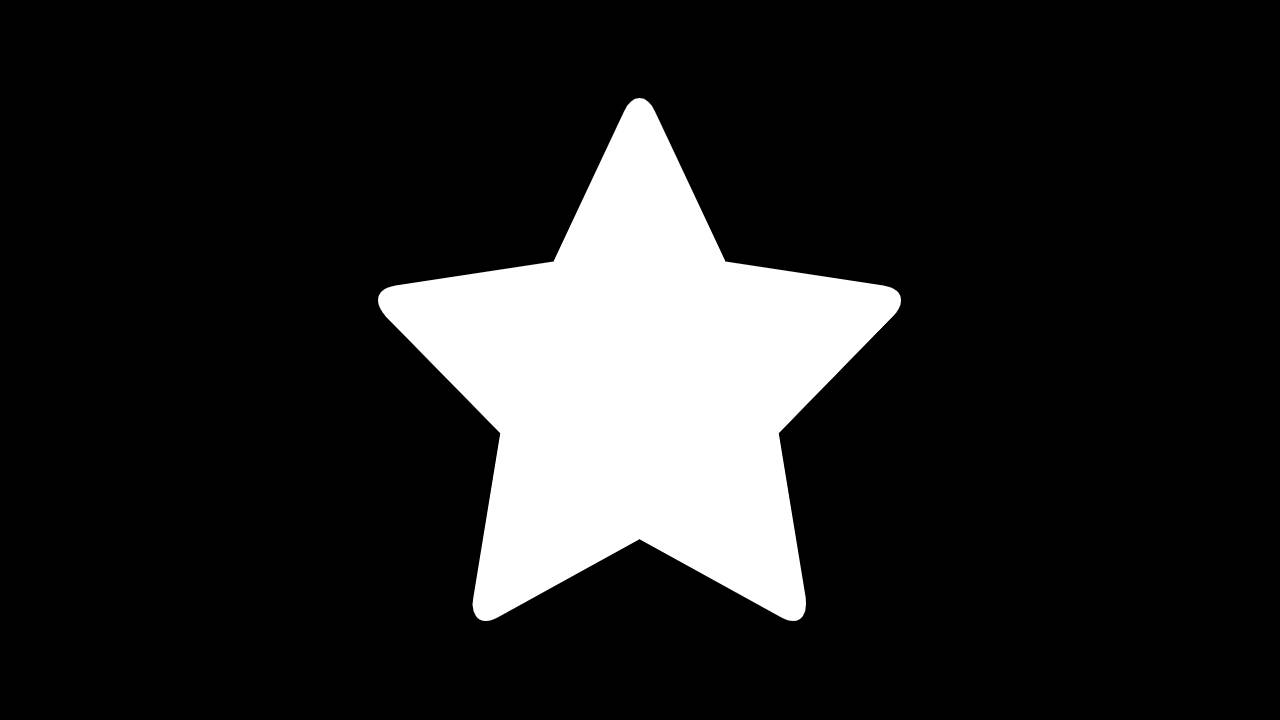
#> input picture data/star_mask.jpg, 1280 x 720 px, found by its file name
$ jupyter execute --allow-errors ACV_Course_Day2.ipynb   (shell and % lines are left out)   (text cells are left out)
#> lines starting #> are read from the running program, lines starting #| are printed output that depends on the picture
[cell 1]
%cd C:/Users/nashw/Desktop/ACV/

[cell 2]
import cv2
import numpy as np

[cell 3]
def show_image(image):
    cv2.imshow('', image)
    cv2.waitKey(0)
    cv2.destroyAllWindows()

[cell 4]
star_mask = cv2.imread('star_mask.jpg')
#> star_mask is the input picture: shape (720, 1280, 3); min 0, max 255, mean 37.1

show_image(star_mask)

[cell 5]
def run_filter_on_camera(image_filter):
    cap = cv2.VideoCapture(0)

    while(True):
        # Capture frame-by-frame
        ret, frame = cap.read()
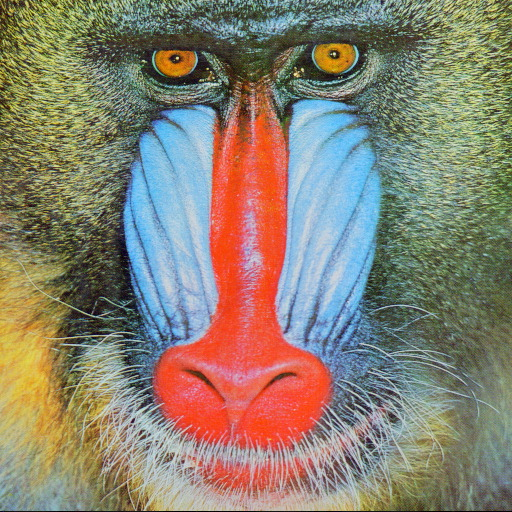
#> input picture data/baboon.jpg, 512 x 512 px, given in place of the camera
#> frame is the input picture: shape (512, 512, 3); mean B, G, R 112.9, 129.1, 137.1

        # Our operations on the frame come here
        result_image = image_filter(frame)

        # Display the resulting frame
        cv2.imshow('frame', result_image)

        # We break out of the loop if the 'q' key is pressed
        if cv2.waitKey(1) & 0xFF == ord('q'):
            break

    # When everything done, release the capture
    cap.release()
    cv2.destroyAllWindows()

[cell 6]
def black_and_white(image):
    return_image = np.zeros((image.shape[0], image.shape[1], 3), np.uint8)

    gray = cv2.cvtColor(image, cv2.COLOR_BGR2GRAY)
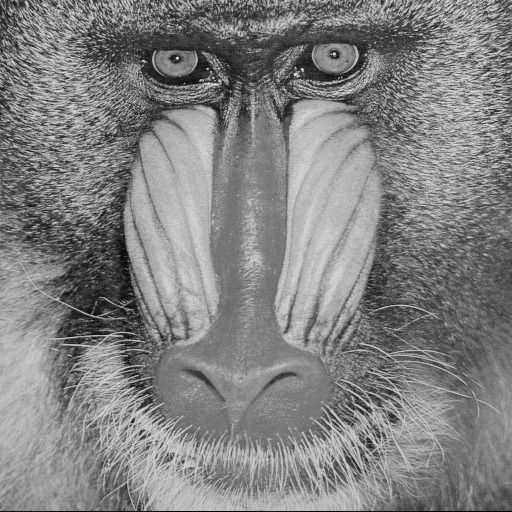
#> gray: shape (512, 512); min 0, max 234, mean 129.7

    return_image[:, :, 0] = gray
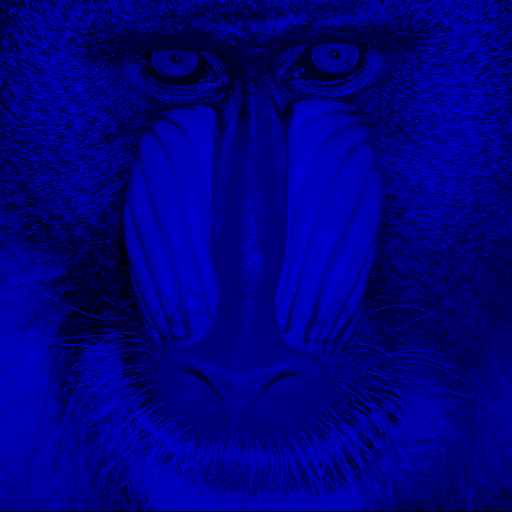
#> return_image: shape (512, 512, 3); mean of channels 0, 1, 2 129.7, 0, 0; drawn as B, G, R
    return_image[:, :, 1] = gray
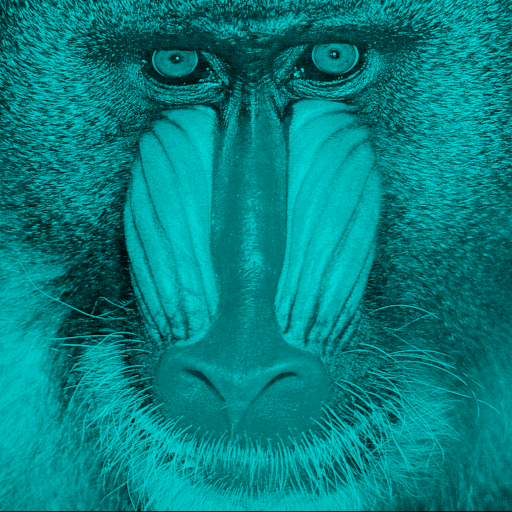
#> return_image: shape (512, 512, 3); mean of channels 0, 1, 2 129.7, 129.7, 0; drawn as B, G, R
    return_image[:, :, 2] = gray

    return return_image

[cell 7]
run_filter_on_camera(black_and_white)
#> (key q is pressed here)

[cell 8]
scalefactor=2.5

#> (the rest of this cell did not finish here and is left out)

#> (a cell that did not finish here is left out)

#> (a cell that did not finish here is left out)

#> (a cell that did not finish here is left out)

#> (a cell that did not finish here is left out)

[cell 13]
import mediapipe as mp

drawing_utils = mp.solutions.drawing_utils
drawing_styles = mp.solutions.drawing_styles

[cell 14]
# [28 lines left out: function run_filter_with_mediapipe_model, not called in this run]

[cell 15]
Holistic = mp.solutions.holistic.Holistic

[cell 16]
# [34 lines left out: function draw_holistic_results, not called in this run]

[cell 17]
run_filter_with_mediapipe_model(
    mediapipe_model=Holistic(min_detection_confidence=0.5, min_tracking_confidence=0.5),
    mediapipe_based_filter=draw_holistic_results
)
#> (this line was passed over: mediapipe is not available in this run)

[cell 18]
SelfieSegmentation = mp.solutions.selfie_segmentation.SelfieSegmentation

[cell 19]
def draw_selfie_segmentation_mask(image, result):
    return result.segmentation_mask

run_filter_with_mediapipe_model(
    mediapipe_model=SelfieSegmentation(model_selection=0),
    mediapipe_based_filter=draw_selfie_segmentation_mask
)
#> (this line was passed over: mediapipe is not available in this run)
